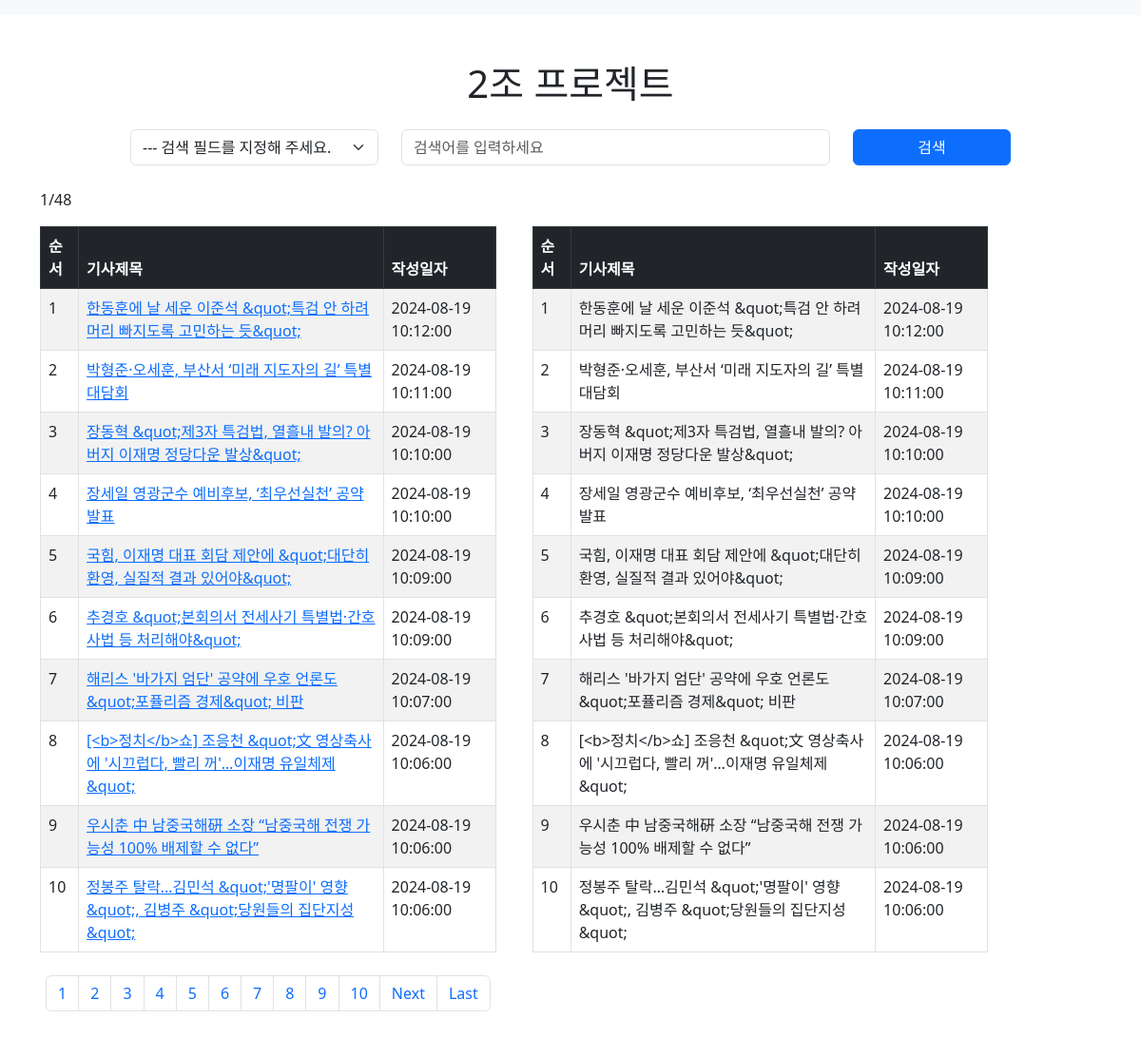
/news_search/, run on the app's committed database.
### nndb/models.py (models this page shows, shortened)
class NaverNews(models.Model):
    count = models.IntegerField(primary_key=True)
    title = models.TextField()
    section = models.TextField()
    link = models.TextField()
    pDate = models.FloatField()
    description = models.TextField()
    img_link = models.TextField()
    text = models.TextField()
    class Meta:
        db_table = 'nNews'

### nndb/views.py (the view, shortened to what this page needs)
# urls.py: path('news_search/', views.news_search, name = 'news_search')
def news_search(request):
    naver_news = NaverNews.objects.all()
    mode = request.GET.get('mode')
    keyword = request.GET.get('keyword')
    print('mode=[%s], keyword=[%s]' % (mode, keyword))
    if mode and keyword:
        if mode == 'title':
            naver_news = naver_news.filter(title__icontains=keyword)
        elif mode == 'section':
            naver_news = naver_news.filter(section__icontains=keyword)
    pageSize = 10
    paginator = Paginator(naver_news, pageSize)
    pageNumber = request.GET.get('page')
    naver_newsList = paginator.get_page(pageNumber)
    pageCount = 10
    totalPage = paginator.num_pages
    if pageNumber == None:  # 처음 시작 되었을 때
        pageNumber = 1
        beginPage = 1
        endPage = 10
    has_previous = pageNumber > pageCount
    print('has_previous=' + str(has_previous))
    has_next = pageNumber < (totalPage // pageCount * pageCount + 1)
    print('has_next=' + str(has_next))
    print('beginPage=' + str(beginPage))
    print('endPage=' + str(endPage))
    page_range = range(int(beginPage), int(endPage) + 1)
    query_params = request.GET.copy()
    delete_param = 'page'
    if 'page' in query_params:
        del query_params[delete_param]
    query_params = query_params.urlencode()
    print('query__paras=[' + str(query_params) + ']')
    context = {'naver_newsList': naver_newsList, 'beginPage': beginPage, 'endPage': endPage, 'page_range': page_range,
               'has_previous': has_previous, 'has_next': has_next, 'query_params': query_params,
               'pageNumber': pageNumber, 'totalPage': totalPage}
    return render(request, 'nndb/news_search.html', context)

### nndb/templates/nndb/news_search.html (shortened to what this page needs)
{% extends 'base.html' %}
{% block content %}
<h1 class="text-center mb-4">2조 프로젝트</h1>
    <form method="GET" action="news_search/" class="mb-4">
        <div class="row justify-content-center">
            <div class="col-md-3">
                <select class="form-select" name="mode">
                    <option value="">--- 검색 필드를 지정해 주세요.</option>
                </select>
            </div>
            <div class="col-md-5">
                <input type="text" class="form-control" name="keyword" placeholder="검색어를 입력하세요" value="{{ request.GET.keyword }}">
            </div>
            <div class="col-md-2">
                <button type="submit" class="btn btn-primary w-100">검색</button>
            </div>
            </div>
    </form>
<div class="pageNum"><p>{{pageNumber}}/{{totalPage}}</p></div>
<div class="table-container">
    <div class="table-responsive">
            <table class="table table-bordered table-striped table-hover">
            <thead class="table-dark">
                <tr>
                    <th>순서</th>
                    <th>기사제목</th>
                    <th>작성일자</th>
                 </tr>
            </thead>
            <tbody>
                {% for naver_news in naver_newsList %}
                <tr>
                    <td data-image="{{naver_news.img_link}}">{{ naver_news.count }}</td>
                    <td><a href="{{naver_news.link}}" target="_blank">{{ naver_news.title }}</a></td>
                    <td data-image="{{naver_news.img_link}}">{{ naver_news.pDate }}</td>
                </tr>
                {% endfor %}
            </tbody>
        </table>
        <nav id="page_nav2" aria-label="Page navigation" class="my-4">
            <ul class="pagination justify-content-center">
                {% for i in page_range %}
                <li class="page-item"><a class="page-link" href="?page={{i}}&{{query_params}}">{{i}}</a></li>
                {% endfor %}
                {% if has_next %}
                <li class="page-item">
                    <a class="page-link" href="?page={{endPage|add:1}}&{{query_params}}" aria-label="Next">
                        <span class="sr-only">Next</span>
                    </a>
                </li>
                <li class="page-item">
                    <a class="page-link" href="?page={{naver_newsList.paginator.num_pages}}&{{query_params}}"
                       aria-label="Last">
                        <span class="sr-only">Last</span>
                    </a>
                </li>
                {% endif %}
            </ul>
        </nav>
    </div>
</div>
<div class="table-container">
    <div class="table-responsive">
        <table class="table table-bordered table-striped table-hover">
            <thead class="table-dark">
                <tr>
                <th>순서</th>
                <th>기사제목</th>
                <th>작성일자</th>
                </tr>
            </thead>
            <tbody>
                {% for naver_news in naver_newsList %}
                <tr>
                    <td>{{ naver_news.count }}</td>
                    <td>{{ naver_news.title }}</td>
                    <td>{{ naver_news.pDate }}</td>
                </tr>
                {% endfor %}
            </tbody>
        </table>
    </div>
</div>
{% endblock %}

### nndb/templates/base.html (shortened to what this page needs)
<!DOCTYPE html>
<html lang="en">
<head>
    <link href="https://cdn.jsdelivr.net/npm/bootstrap@5.3.0/dist/css/bootstrap.min.css" rel="stylesheet">
</head>
<body>
    <nav class="navbar navbar-expand-lg navbar-light bg-light">
    </nav>
    <div class="container my-5">
        {% block content %}{% endblock %}
    </div>
</body>
</html>

### nndb/templates/nndb/news_search.html (style rules this page uses)
.table-container { display: inline-block; vertical-align: top; width: 43%; margin-right: 3%; }
.table-responsive { border-collapse: collapse; width: 100%; }

### data on the page
NaverNews: count "1", title "한동훈에 날 세운 이준석 &quot;특검 안 하려 머리 빠지도록 고민하는 듯&quot;", pDate "2024-08-19 10:12:00"
NaverNews: count "2", title "박형준·오세훈, 부산서 ‘미래 지도자의 길’ 특별 대담회", pDate "2024-08-19 10:11:00"
NaverNews: count "3", title "장동혁 &quot;제3자 특검법, 열흘내 발의? 아버지 이재명 정당다운 발상&quot;", pDate "2024-08-19 10:10:00"
NaverNews: count "4", title "장세일 영광군수 예비후보, ‘최우선실천’ 공약 발표", pDate "2024-08-19 10:10:00"
NaverNews: count "5", title "국힘, 이재명 대표 회담 제안에 &quot;대단히 환영, 실질적 결과 있어야&quot;", pDate "2024-08-19 10:09:00"
NaverNews: count "6", title "추경호 &quot;본회의서 전세사기 특별법·간호사법 등 처리해야&quot;", pDate "2024-08-19 10:09:00"
NaverNews: count "7", title "해리스 '바가지 엄단' 공약에 우호 언론도 &quot;포퓰리즘 경제&quot; 비판", pDate "2024-08-19 10:07:00"
NaverNews: count "8", title "[<b>정치</b>쇼] 조응천 &quot;文 영상축사에 '시끄럽다, 빨리 꺼'…이재명 유일체제&quot;", pDate "2024-08-19 10:06:00"
NaverNews: count "9", title "우시춘 中 남중국해硏 소장 “남중국해 전쟁 가능성 100% 배제할 수 없다”", pDate "2024-08-19 10:06:00"
NaverNews: count "10", title "정봉주 탈락…김민석 &quot;'명팔이' 영향&quot;, 김병주 &quot;당원들의 집단지성&quot;", pDate "2024-08-19 10:06:00"

### other printed values
{{ pageNumber }} "1"
{{ totalPage }} "48"
{{ i }} "1" "2" "3" "4" "5" "6" "7" "8" "9" "10"
